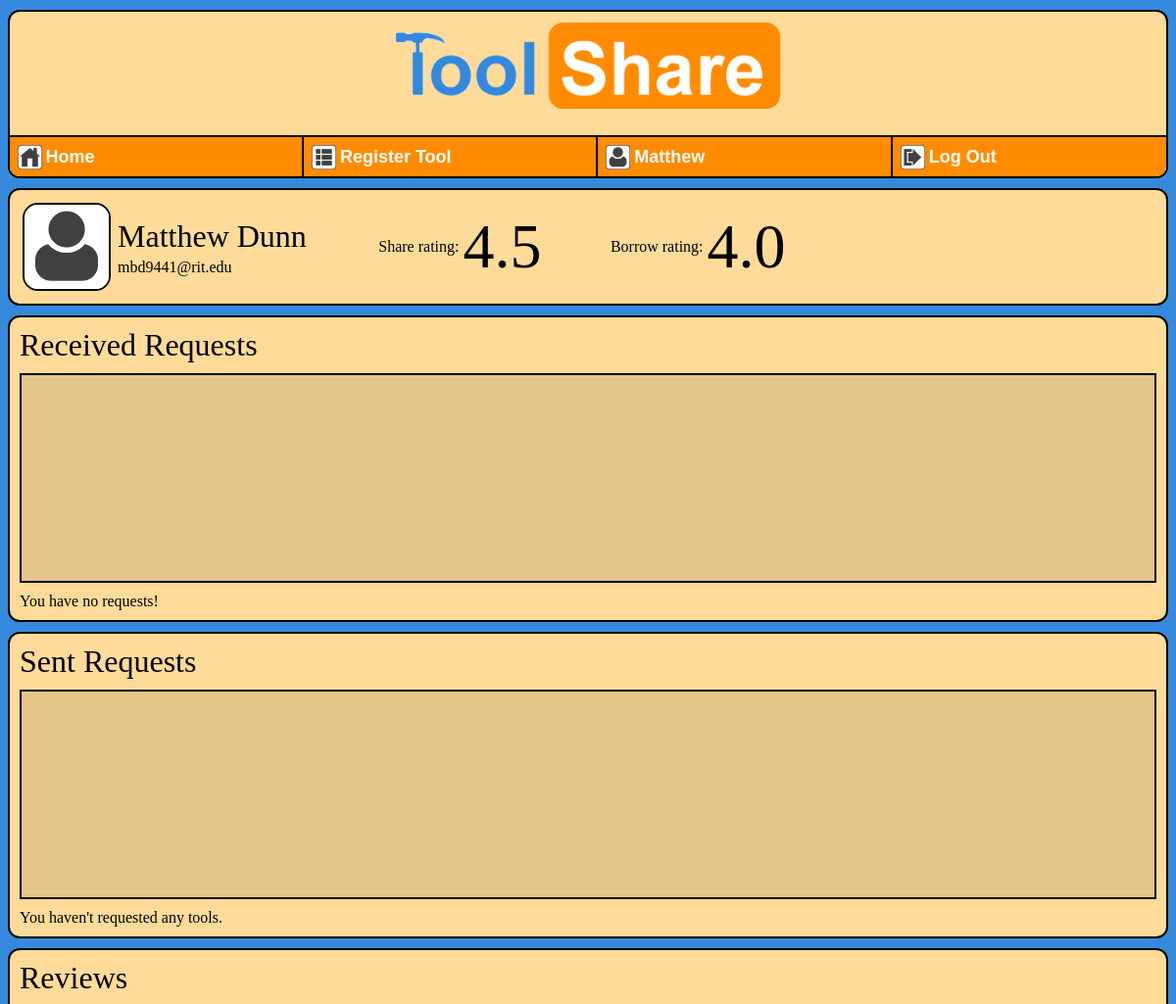
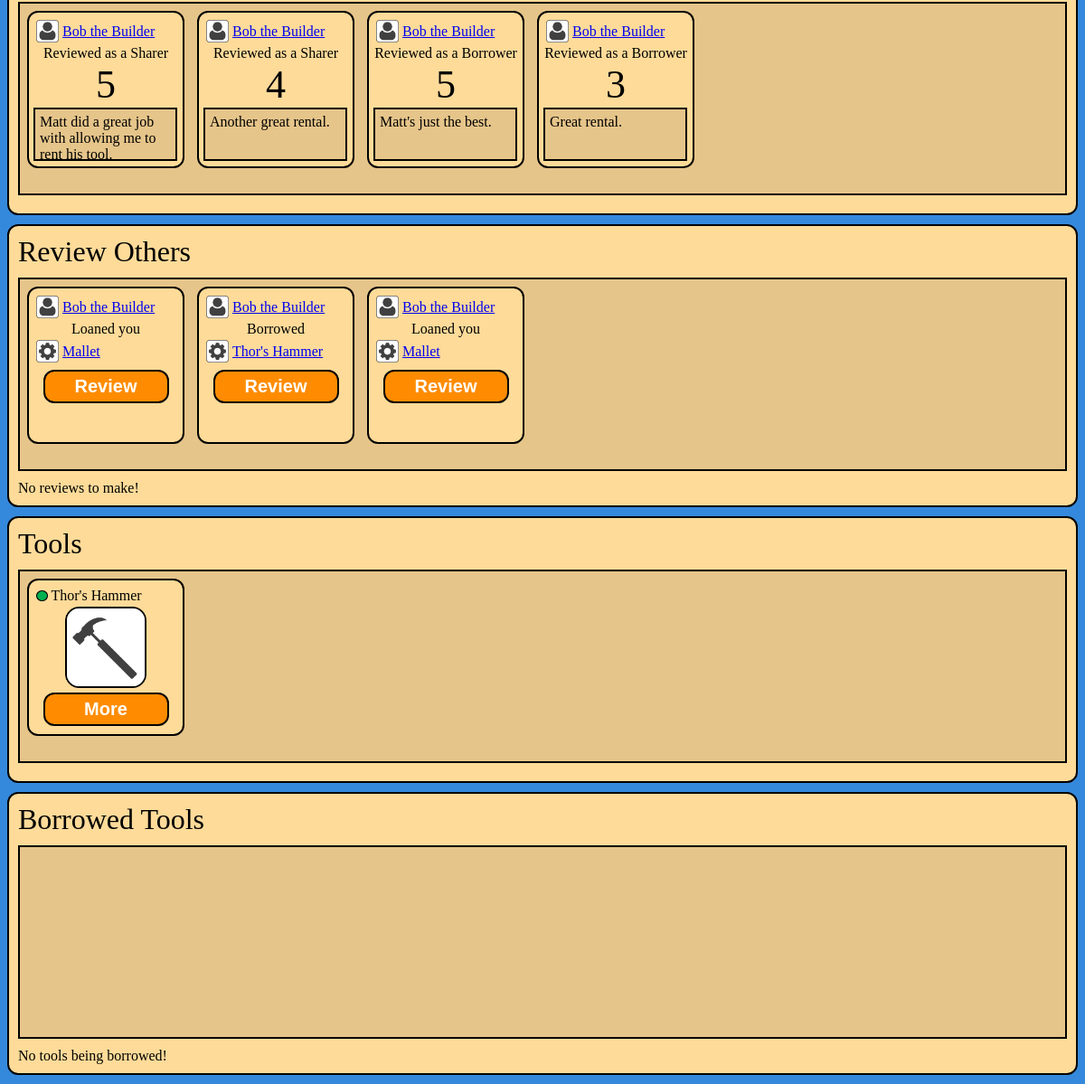
/user?u=1 (signed in), run on the app's committed database (2 pictures, top to bottom).
### tools/models.py (models this page shows, shortened)
class UserProfile(models.Model):
    user = models.OneToOneField(User)
    community = models.ForeignKey(Community)
    sharer_rating = models.FloatField(default=0)
    sharer_rating_count = models.IntegerField(default=0)
    borrower_rating = models.FloatField(default=0)
    borrower_rating_count = models.IntegerField(default=0)
    def __str__(self):
        return self.user.username

class Review(models.Model):
    time_reviewed = models.DateTimeField(auto_now=True)
    rating = models.IntegerField(default = 0)
    comment = models.CharField(max_length=512)
    reviewer = models.ForeignKey(UserProfile, related_name='reviewer')
    reviewee = models.ForeignKey(UserProfile, related_name='reviewee')
    review_type = models.BooleanField(default = 0)

class todoReview(models.Model):
    time_created = models.DateTimeField(auto_now=True)
    todo_reviewee = models.ForeignKey(UserProfile, related_name='todo_reviewee')
    todo_reviewer = models.ForeignKey(UserProfile, related_name='todo_reviewer')
    todo_tool = models.ForeignKey(Tool, related_name = 'todo_tool')
    todo_review_type = models.BooleanField(default = 0)
    def __str__(self):
        return str(self.todo_reviewee) + '(' + str(self.todo_review_type) + ')' + str(self.todo_reviewer)

class Tool(models.Model):
    owner = models.ForeignKey(UserProfile)
    tool_name = models.CharField(max_length=30)
    tool_desc = models.CharField(max_length=512)
    TOOL_TYPE_CHOICES = (
            (0,"Powertool"),
            (1,"Construction"),
            (2,"Automotive"),
            (3,"Garden"),
            (4,"Other"),
            )
    tool_type = models.IntegerField(choices=TOOL_TYPE_CHOICES)
    def rentable_default():
        return 1
    rentable = models.BooleanField(default=rentable_default)
    def requested(self):
        request_list = RentRequest.objects.filter(tool_requested = self, req_status = 0)
        if len(request_list) > 0:
            return 1
        else:
            return 0

### tools/views/userpage_controller.py (the view)
# urls.py: url(r'^user', userpage_controller.userpage, name='user'),
def userpage(request):
    if request.user.is_authenticated():
        if request.method=='GET':
            user_id = request.GET['u']
            req_user = UserProfile.objects.filter(pk=user_id)
            if len(req_user) == 0:
                return HttpResponseRedirect(reverse('tools:tools'))
            else:
                req_user = UserProfile.objects.get(pk=user_id)
                user_profile = UserProfile.objects.get(user=request.user)
                if req_user.community == user_profile.community:
                    isownpage = req_user == user_profile
                    tool_list = Tool.objects.filter(owner = req_user).order_by('-pk')
                    rent_list = Rent.objects.filter(renter = req_user, returned = 0)
                    my_request_list = RentRequest.objects.filter(requester = req_user)
                    todo_reviews = todoReview.objects.filter(todo_reviewer = req_user).order_by('-pk')
                    print(todo_reviews)
                    btool_list = []
                    for rent in rent_list:
                        btool_list.append(rent.tool_rented)
                    review_list = Review.objects.filter(reviewee=req_user).order_by('review_type', '-rating')
                    request_list = RentRequest.objects.filter(tool_requested__owner = user_profile, req_status = 0)
                    borrower_rating = format(req_user.borrower_rating, '.1f')
                    sharer_rating = format(req_user.sharer_rating, '.1f')
                    context = { 'sharer_rating':sharer_rating, 'borrower_rating': borrower_rating, 'todo_reviews':todo_reviews, 'status_choices':RentRequest.STATUS_CHOICES, 'my_request_list' : my_request_list, 'btool_list': btool_list, 'request_list':request_list, 'isownpage':isownpage, 'tool_list' : tool_list, 'review_list' : review_list, 'user' : user_profile, 'req_user' : req_user }
                    return render(request, 'tools/user.html', context)
                else:
                    return HttpResponseRedirect(reverse('tools:tools'))
    return HttpResponseRedirect(reverse('tools:login'))

### tools/templates/tools/user.html (shortened to what this page needs)
{% load staticfiles %}
<head>
    <link rel="stylesheet" type="text/css" href="{% static 'tools/style.css' %}" />
</head>
{% include "tools/banner.html" %}
<dir>
    {% if user and req_user %}
        <table>
            <tr>
                <td>
                    <img id="pic" src="{% static 'tools/user.png' %}"/>
                </td>
                <td>
                    <table>
                        <tr>
                            <td>
                                <font size ="6">{{req_user.user.get_full_name}}</font>
                            </td>
                        </tr>
                        <tr>
                            <td>
                                {{req_user.user.username}}
                            </td>
                        </tr>
                    </table>
                </td>
                <td>
                    <pre>        </pre>
                </td>
                <td>
                    Share rating:
                </td>
                <td>
                    <p class = "bigrate">
                        {{sharer_rating}}
                </td>
                <td>
                    <pre>        </pre>
                </td>
                <td>
                    Borrow rating:
                </td>
                <td>
                    <p class = "bigrate">
                        {{borrower_rating}}
                </td>
            </tr>
        </table>
    {% endif %}
</dir>
{% if isownpage %}
    <dir>
        <font size="6">Received Requests</font>
            <dir id="scrollable">
            </dir>
            {% if not request_list %}
                You have no requests!
            {% endif %}
    </dir>
    <dir>
        <font size="6">Sent Requests</font>
            <dir id="scrollable">
            </dir>
            {% if not btool_list %}
                You haven't requested any tools.
            {% endif %}
    </dir>
{% endif %}
<dir>
	<font size="6">Reviews</font>
        <dir id="scrollable">
            <table>
                <tr>
                    {% for review in review_list %}
                        {% include "tools/review_block.html" %}
                    {% endfor %}
                </tr>
             </table>
        </dir>
</dir>
{% if isownpage %}
    <dir>
        <font size="6">Review Others</font>
            <dir id="scrollable">
                <table>
                    <tr>
                        {% for todoreview in todo_reviews %}
                            {% include "tools/todo_review_block.html" %}
                        {% endfor %}
                    </tr>
                 </table>
            </dir>
            {% if not btool_list %}
                No reviews to make!
            {% endif %}
    </dir>
{% endif %}
<dir>
    <font size="6">Tools</font>
        <dir id="scrollable">
            <table>
                <tr>
                    {% for tool in tool_list %}
                        {% include "tools/tool_block.html" %}
                    {% endfor %}
                </tr>
            </table>
        </dir>
</dir>
{%if isownpage %}
    <dir>
        <font size="6">Borrowed Tools</font>
            <dir id="scrollable">
            </dir>
            {% if not btool_list %}
                No tools being borrowed!
            {% endif %}
    </dir>
{% endif %}

### tools/templates/tools/banner.html (shortened to what this page needs)
{% load staticfiles %}
<dir id = "banner">
	<center><a href="{% url 'tools:tools' %}"><img id="bannerpic" src="{% static 'tools/banner.png' %}"/></a></center>
	<br>
    {% if user.user.is_authenticated%}
    <dir id = "nav">
    <ul>
        <li class="auth">
            <a href="{% url 'tools:tools' %}" id="nav">
                <table>
                    <tr>
                        <td>
                            <img id="pic_small" src="{% static 'tools/home.png' %}"/>
                        </td>
                        <td>
                            <font size=4>Home</font>
                        </td>
                    </tr>
                </table>
            </a>
        </li>
        <li class="auth">
            <a href="{%url 'tools:list'%}"id="nav">
                <table>
                    <tr>
                        <td>
                            <img id="pic_small" src="{% static 'tools/register.png' %}"/>
                        </td>
                        <td>
                            <font size=4>Register Tool</font>
                        </td>
                    </tr>
                </table>
            </a>
        </li>
        <li class="auth">
            <a href="{% url 'tools:user' %}?u={{user.pk}}"id="nav">
                <table>
                    <tr>
                        <td>
                            <img id="pic_small" src="{% static 'tools/user.png' %}"/>
                        </td>
                        <td>
                            <font size=4>{{user.user.first_name}}</font>
                        </td>
                    </tr>
                </table>
            </a>
        </li>
        <li class="auth">
            <a href="{%url 'tools:login'%}?a=1"id="nav">
                <table>
                    <tr>
                        <td>
                            <img id="pic_small" src="{% static 'tools/logout.png' %}"/>
                        </td>
                        <td>
                            <font size=4>Log Out</font>
                        </td>
                    </tr>
                </table>
            </a>
        </li>
    </ul>
    {% endif %}
    </dir>
</dir>

### tools/templates/tools/review_block.html
{% load staticfiles %}
<td>
    <dir id="block">
            <table>
                <tr>
                    <td>
                        <img id="pic_small" src="{% static 'tools/user.png' %}"/>
                    </td>
                    <td>
                        <a href="{% url 'tools:user' %}?u={{request.requester.pk}}">{{ review.reviewer.user.get_full_name }}</a>
                    </td>
                </tr>
            </table>
            <center>
            {% if review.review_type %}
                Reviewed as a Borrower
            {% else %}
                Reviewed as a Sharer
            {% endif %}
            <p class = "rate">
                {{review.rating}}
            </p>
            </center>
            <dir id = "scrollup">
                {{review.comment}}
            </dir>
    </dir>
</td>

### tools/templates/tools/todo_review_block.html
{% load staticfiles %}
<td>
    <dir id="block">
            <table>
                <tr>
                    <td>
                        <img id="pic_small" src="{% static 'tools/user.png' %}"/>
                    </td>
                    <td>
                        <a href="{% url 'tools:user' %}?u={{request.requester.pk}}">{{ todoreview.todo_reviewee.user.get_full_name }}</a>
                    </td>
                </tr>
            </table>
            <center>
                {% if todoreview.todo_review_type  %}
                    Borrowed
                {% else %}
                    Loaned you
                {% endif %}
            </center>
            <table>
                <tr>
                    <td>
                        {% include "tools/smallicon.html" %}
                    </td>
                    <td>
                        <a href="{% url 'tools:detail' todoreview.todo_tool.pk %}">{{ todoreview.todo_tool.tool_name }}</a>
                    </td>
                </tr>
            </table>
        <center>
            <a href="{% url 'tools:review'%}?r={{todoreview.pk}}"id="button">Review</a>
        </center>
    </dir>
</td>

### tools/templates/tools/smallicon.html
{% load staticfiles %}
{%if request.tool_requested.get_tool_type_display == "Powertool" %}
    <img id="pic_small" src="{% static 'tools/powertool.png' %}"/>
{%elif request.tool_requested.get_tool_type_display == "Construction" %}
    <img id="pic_small" src="{% static 'tools/hammer.png' %}"/>
{%elif request.tool_requested.get_tool_type_display == "Automotive" %}
    <img id="pic_small" src="{% static 'tools/wrench.png' %}"/>
{%elif request.tool_requested.get_tool_type_display == "Garden" %}
    <img id="pic_small" src="{% static 'tools/shovel.png' %}"/>
{%else%}
    <img id="pic_small" src="{% static 'tools/other.png' %}"/>
{%endif%}

### tools/templates/tools/tool_block.html (shortened to what this page needs)
{% load staticfiles %}
<td>
    <dir id="block">
        <table>
            <tr>
                <td>
                    {% include "tools/status.html" %}
                </td>
                <td>
                    <p class="title">
                        {{ tool.tool_name }}
                </td>
            </tr>
        </table>
        <center>
            {% include "tools/icon.html" %}
            <a href="{% url 'tools:detail' tool.id %}"id="button">More</a>
        </center>
    </dir>
</td>

### tools/templates/tools/status.html
{% load staticfiles %}
{% if tool.rentable == 0 %}
    <img id="status" src="{% static 'tools/unavailable.png' %}"/>
{%else%}
    {% if tool.requested %}
        <img id="status" src="{% static 'tools/pending.png' %}"/>
    {% else %}
        <img id="status" src="{% static 'tools/available.png' %}"/>
    {% endif %}
{% endif %}

### tools/templates/tools/icon.html
{% load staticfiles %}
{%if tool.get_tool_type_display == "Powertool" %}
    <img id="pic" src="{% static 'tools/powertool.png' %}"/>
{%elif tool.get_tool_type_display == "Construction" %}
    <img id="pic" src="{% static 'tools/hammer.png' %}"/>
{%elif tool.get_tool_type_display == "Automotive" %}
    <img id="pic" src="{% static 'tools/wrench.png' %}"/>
{%elif tool.get_tool_type_display == "Garden" %}
    <img id="pic" src="{% static 'tools/shovel.png' %}"/>
{%else%}
    <img id="pic" src="{% static 'tools/other.png' %}"/>
{%endif%}

### tools/static/tools/style.css (style rules this page uses)
#bannerpic { padding: 10px; height: 90px; width: 394px; }
#pic { height: 90px; width: 90px; }
#pic_small { height: 25px; width: 25px; }
#status { margin: 0px; height: 12.5px; width: 12.5px; }
#banner { padding: 0px; }
#nav { box-sizing:border-box; border-radius: 0px; border: 1px solid black; width: 102%; padding: 0px; margin: -2px; overflow:hidden; }
#nav ul { margin: 0; padding: 0; list-style:none; box-sizing:border-box }
#nav ul li.auth { float:left; padding: 0px; width: 25%; box-sizing:border-box }
#nav ul li a { display: block; text-decoration: none; background: #FF8C00; width: 100%; padding: 5px; height: 43px; border: 1px solid black; border-radius: 0px; margin: -0.5px; float: left; display: block; }
#nav ul li a tr td { font-size: 125%; font-family: "Arial", Arial, sans-serif; font-weight: bold; color: #FFFFFF; }
#block { background: #FFDB99; width: 160px; height: 160px; padding: 5px; border: 2px solid black; border-radius: 12px; margin: 5px; overflow: hidden; }
p.title { white-space: nowrap; }
p.rate { margin: 0px; padding: 0px; font-size: 275%; }
p.bigrate { font-size: 400%; }
#button { display: block; background: #FF8C00; padding: 5px; width: 125px; border: 2px solid black; border-radius: 12px; margin: 5px; font-size: 125%; font-family: "Arial", Arial, sans-serif; font-weight: bold; text-decoration: none; text-align: center; color: #FFFFFF; }
#scrollable { background: #E6C58A; border-radius: 0px; padding: 0px; border: 2 px solid black; height: 210px; overflow-x: auto; }
#scrollup { background: #E6C58A; border-radius: 0px; padding: 5px; margin: 0px; border: 2 px solid black; width: 145px; height: 45px; overflow-y: auto; }
dir { background: #FFDB99; padding: 10px; border: 2px solid black; border-radius: 12px; margin: 10px auto; overflow: hidden }

### data on the page
UserProfile: user.first_name "Matthew", user.get_full_name "Matthew Dunn", user.username "mbd9441@rit.edu"
Review: reviewer.user.get_full_name "Bob the Builder", review_type "Reviewed as a Sharer", rating "5", comment "Matt did a great job with allowing me to rent his tool."
Review: reviewer.user.get_full_name "Bob the Builder", review_type "Reviewed as a Sharer", rating "4", comment "Another great rental."
Review: reviewer.user.get_full_name "Bob the Builder", review_type "Reviewed as a Borrower", rating "5", comment "Matt's just the best."
Review: reviewer.user.get_full_name "Bob the Builder", review_type "Reviewed as a Borrower", rating "3", comment "Great rental."
todoReview: todo_reviewee.user.get_full_name "Bob the Builder", todo_review_type "Loaned you", todo_tool.tool_name "Mallet"
todoReview: todo_reviewee.user.get_full_name "Bob the Builder", todo_review_type "Borrowed", todo_tool.tool_name "Thor's Hammer"
todoReview: todo_reviewee.user.get_full_name "Bob the Builder", todo_review_type "Loaned you", todo_tool.tool_name "Mallet"
Tool: rentable True (drawn), tool_name "Thor's Hammer", tool_type 1 (drawn)

### other printed values
{{ sharer_rating }} "4.5"
{{ borrower_rating }} "4.0"
